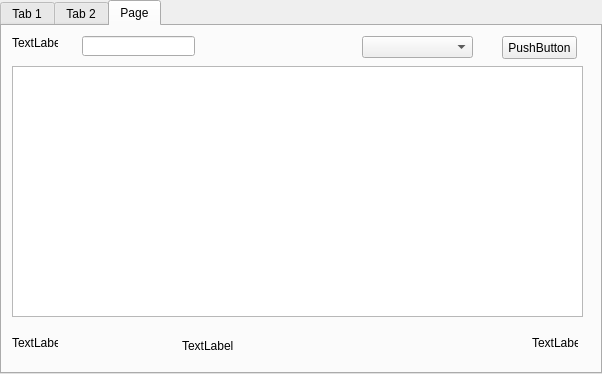
<?xml version="1.0" encoding="UTF-8"?>
<ui version="4.0">
 <class>TabWidget</class>
 <widget class="QTabWidget" name="TabWidget">
  <property name="geometry">
   <rect>
    <x>0</x>
    <y>0</y>
    <width>602</width>
    <height>374</height>
   </rect>
  </property>
  <property name="windowTitle">
   <string>TabWidget</string>
  </property>
  <property name="currentIndex">
   <number>2</number>
  </property>
  <widget class="QWidget" name="tab">
   <attribute name="title">
    <string>Tab 1</string>
   </attribute>
   <widget class="QGroupBox" name="groupBox">
    <property name="geometry">
     <rect>
      <x>10</x>
      <y>10</y>
      <width>291</width>
      <height>341</height>
     </rect>
    </property>
    <property name="title">
     <string>GroupBox</string>
    </property>
    <widget class="QLineEdit" name="lineEdit">
     <property name="geometry">
      <rect>
       <x>80</x>
       <y>20</y>
       <width>113</width>
       <height>20</height>
      </rect>
     </property>
    </widget>
    <widget class="QLabel" name="label">
     <property name="geometry">
      <rect>
       <x>10</x>
       <y>60</y>
       <width>261</width>
       <height>191</height>
      </rect>
     </property>
     <property name="text">
      <string>TextLabel</string>
     </property>
    </widget>
    <widget class="QLineEdit" name="lineEdit_2">
     <property name="geometry">
      <rect>
       <x>80</x>
       <y>270</y>
       <width>113</width>
       <height>20</height>
      </rect>
     </property>
    </widget>
    <widget class="QLineEdit" name="lineEdit_3">
     <property name="geometry">
      <rect>
       <x>80</x>
       <y>300</y>
       <width>113</width>
       <height>20</height>
      </rect>
     </property>
    </widget>
    <widget class="QPushButton" name="pushButton">
     <property name="geometry">
      <rect>
       <x>200</x>
       <y>20</y>
       <width>75</width>
       <height>23</height>
      </rect>
     </property>
     <property name="text">
      <string>PushButton</string>
     </property>
    </widget>
    <widget class="QPushButton" name="pushButton_2">
     <property name="geometry">
      <rect>
       <x>200</x>
       <y>300</y>
       <width>75</width>
       <height>23</height>
      </rect>
     </property>
     <property name="text">
      <string>PushButton</string>
     </property>
    </widget>
    <widget class="QLabel" name="label_2">
     <property name="geometry">
      <rect>
       <x>10</x>
       <y>30</y>
       <width>46</width>
       <height>14</height>
      </rect>
     </property>
     <property name="text">
      <string>TextLabel</string>
     </property>
    </widget>
    <widget class="QLabel" name="label_3">
     <property name="geometry">
      <rect>
       <x>10</x>
       <y>270</y>
       <width>46</width>
       <height>14</height>
      </rect>
     </property>
     <property name="text">
      <string>TextLabel</string>
     </property>
    </widget>
    <widget class="QLabel" name="label_4">
     <property name="geometry">
      <rect>
       <x>10</x>
       <y>300</y>
       <width>46</width>
       <height>14</height>
      </rect>
     </property>
     <property name="text">
      <string>TextLabel</string>
     </property>
    </widget>
   </widget>
   <widget class="QLabel" name="label_5">
    <property name="geometry">
     <rect>
      <x>530</x>
      <y>270</y>
      <width>46</width>
      <height>14</height>
     </rect>
    </property>
    <property name="text">
     <string>TextLabel</string>
    </property>
   </widget>
   <widget class="QLabel" name="label_6">
    <property name="geometry">
     <rect>
      <x>320</x>
      <y>320</y>
      <width>46</width>
      <height>14</height>
     </rect>
    </property>
    <property name="text">
     <string>TextLabel</string>
    </property>
   </widget>
   <widget class="QLineEdit" name="lineEdit_4">
    <property name="geometry">
     <rect>
      <x>380</x>
      <y>310</y>
      <width>113</width>
      <height>20</height>
     </rect>
    </property>
   </widget>
   <widget class="QLabel" name="label_7">
    <property name="geometry">
     <rect>
      <x>530</x>
      <y>320</y>
      <width>46</width>
      <height>14</height>
     </rect>
    </property>
    <property name="text">
     <string>TextLabel</string>
    </property>
   </widget>
   <widget class="QTableWidget" name="tableWidget_2">
    <property name="geometry">
     <rect>
      <x>320</x>
      <y>20</y>
      <width>261</width>
      <height>231</height>
     </rect>
    </property>
   </widget>
  </widget>
  <widget class="QWidget" name="tab">
   <attribute name="title">
    <string>Tab 2</string>
   </attribute>
   <widget class="QGroupBox" name="groupBox_2">
    <property name="geometry">
     <rect>
      <x>370</x>
      <y>10</y>
      <width>211</width>
      <height>311</height>
     </rect>
    </property>
    <property name="title">
     <string>GroupBox</string>
    </property>
    <widget class="QLineEdit" name="lineEdit_5">
     <property name="geometry">
      <rect>
       <x>90</x>
       <y>60</y>
       <width>113</width>
       <height>20</height>
      </rect>
     </property>
    </widget>
    <widget class="QLineEdit" name="lineEdit_6">
     <property name="geometry">
      <rect>
       <x>90</x>
       <y>100</y>
       <width>113</width>
       <height>20</height>
      </rect>
     </property>
    </widget>
    <widget class="QLineEdit" name="lineEdit_7">
     <property name="geometry">
      <rect>
       <x>90</x>
       <y>20</y>
       <width>113</width>
       <height>20</height>
      </rect>
     </property>
    </widget>
    <widget class="QPushButton" name="pushButton_3">
     <property name="geometry">
      <rect>
       <x>130</x>
       <y>140</y>
       <width>71</width>
       <height>23</height>
      </rect>
     </property>
     <property name="text">
      <string>PushButton</string>
     </property>
    </widget>
    <widget class="QPushButton" name="pushButton_4">
     <property name="geometry">
      <rect>
       <x>20</x>
       <y>280</y>
       <width>41</width>
       <height>23</height>
      </rect>
     </property>
     <property name="text">
      <string>PushButton</string>
     </property>
    </widget>
    <widget class="QPushButton" name="pushButton_5">
     <property name="geometry">
      <rect>
       <x>90</x>
       <y>280</y>
       <width>41</width>
       <height>23</height>
      </rect>
     </property>
     <property name="text">
      <string>PushButton</string>
     </property>
    </widget>
    <widget class="QPushButton" name="pushButton_6">
     <property name="geometry">
      <rect>
       <x>160</x>
       <y>280</y>
       <width>41</width>
       <height>23</height>
      </rect>
     </property>
     <property name="text">
      <string>PushButton</string>
     </property>
    </widget>
    <widget class="QLabel" name="label_8">
     <property name="geometry">
      <rect>
       <x>10</x>
       <y>20</y>
       <width>46</width>
       <height>14</height>
      </rect>
     </property>
     <property name="text">
      <string>TextLabel</string>
     </property>
    </widget>
    <widget class="QLabel" name="label_9">
     <property name="geometry">
      <rect>
       <x>10</x>
       <y>60</y>
       <width>61</width>
       <height>20</height>
      </rect>
     </property>
     <property name="text">
      <string>TextLabel</string>
     </property>
    </widget>
    <widget class="QLabel" name="label_10">
     <property name="geometry">
      <rect>
       <x>10</x>
       <y>100</y>
       <width>46</width>
       <height>14</height>
      </rect>
     </property>
     <property name="text">
      <string>TextLabel</string>
     </property>
    </widget>
    <widget class="QLabel" name="label_11">
     <property name="geometry">
      <rect>
       <x>10</x>
       <y>150</y>
       <width>46</width>
       <height>14</height>
      </rect>
     </property>
     <property name="text">
      <string>TextLabel</string>
     </property>
    </widget>
    <widget class="QLabel" name="label_12">
     <property name="geometry">
      <rect>
       <x>10</x>
       <y>180</y>
       <width>181</width>
       <height>81</height>
      </rect>
     </property>
     <property name="text">
      <string>TextLabel</string>
     </property>
    </widget>
   </widget>
   <widget class="QTableWidget" name="tableWidget">
    <property name="geometry">
     <rect>
      <x>10</x>
      <y>20</y>
      <width>351</width>
      <height>301</height>
     </rect>
    </property>
   </widget>
  </widget>
  <widget class="QWidget" name="tab_2">
   <attribute name="title">
    <string>Page</string>
   </attribute>
   <widget class="QTableWidget" name="tableWidget_3">
    <property name="geometry">
     <rect>
      <x>10</x>
      <y>40</y>
      <width>571</width>
      <height>251</height>
     </rect>
    </property>
   </widget>
   <widget class="QPushButton" name="pushButton_7">
    <property name="geometry">
     <rect>
      <x>500</x>
      <y>10</y>
      <width>75</width>
      <height>23</height>
     </rect>
    </property>
    <property name="text">
     <string>PushButton</string>
    </property>
   </widget>
   <widget class="QLineEdit" name="lineEdit_8">
    <property name="geometry">
     <rect>
      <x>80</x>
      <y>10</y>
      <width>113</width>
      <height>20</height>
     </rect>
    </property>
   </widget>
   <widget class="QLabel" name="label_13">
    <property name="geometry">
     <rect>
      <x>10</x>
      <y>10</y>
      <width>46</width>
      <height>14</height>
     </rect>
    </property>
    <property name="text">
     <string>TextLabel</string>
    </property>
   </widget>
   <widget class="QComboBox" name="comboBox">
    <property name="geometry">
     <rect>
      <x>360</x>
      <y>10</y>
      <width>111</width>
      <height>22</height>
     </rect>
    </property>
   </widget>
   <widget class="QLabel" name="label_14">
    <property name="geometry">
     <rect>
      <x>10</x>
      <y>310</y>
      <width>46</width>
      <height>14</height>
     </rect>
    </property>
    <property name="text">
     <string>TextLabel</string>
    </property>
   </widget>
   <widget class="QLabel" name="label_15">
    <property name="geometry">
     <rect>
      <x>530</x>
      <y>310</y>
      <width>46</width>
      <height>14</height>
     </rect>
    </property>
    <property name="text">
     <string>TextLabel</string>
    </property>
   </widget>
   <widget class="QLabel" name="label_16">
    <property name="geometry">
     <rect>
      <x>180</x>
      <y>310</y>
      <width>61</width>
      <height>20</height>
     </rect>
    </property>
    <property name="text">
     <string>TextLabel</string>
    </property>
   </widget>
  </widget>
 </widget>
 <resources/>
 <connections/>
</ui>
